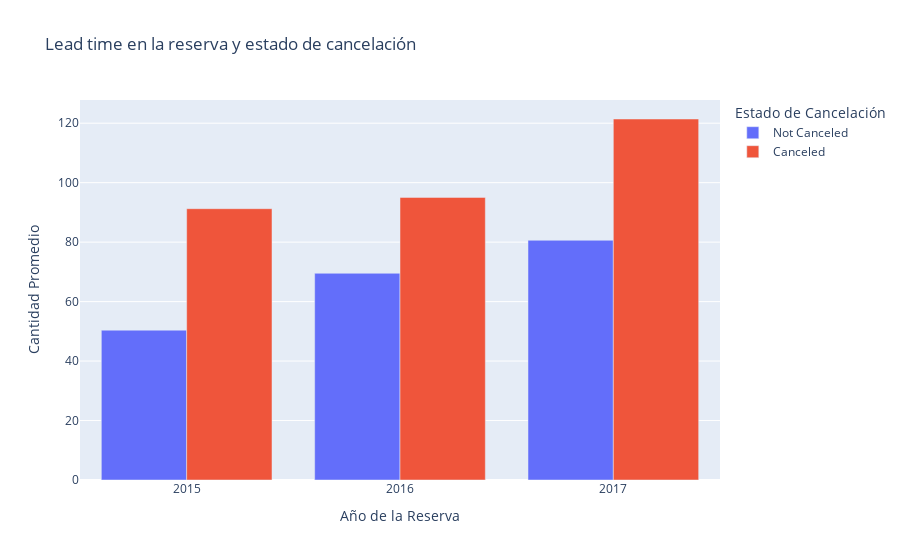

Here is the notebook cell this chart was saved with:
### Code cell
# Convert 'is_canceled' to a categorical label (e.g., "Canceled" or "Not Canceled")
grouped['cancel_status'] = grouped['is_canceled'].apply(lambda x: 'Canceled' if x == 1 else 'Not Canceled')
# Create the bar plot with separate bars for each year and cancellation status
fig = px.bar(
    grouped,
    x='arrival_date_year', 
    y='mean', 
    color='cancel_status',  # Different colors for canceled and not canceled
    title='Lead time en la reserva y estado de cancelación',
    barmode='group',  # Groups by year and cancellation status
    labels={'mean': 'Cantidad Promedio',  'arrival_date_year': 'Año de la Reserva', 'cancel_status': 'Estado de Cancelación'}
)

fig.show()

### Figure 1 — Plotly figure (JSON) as saved in the notebook; plotly's stock layout.template omitted (floating-point values rounded to 4 significant figures)
{"data": [{"alignmentgroup": "True", "hovertemplate": "Estado de Cancelación=Not Canceled<br>Año de la Reserva=%{x}<br>Cantidad Promedio=%{y}<extra></extra>", "legendgroup": "Not Canceled", "marker": {"color": "#636efa", "pattern": {"shape": ""}}, "name": "Not Canceled", "offsetgroup": "Not Canceled", "orientation": "v", "showlegend": true, "textposition": "auto", "type": "bar", "x": [2015, 2016, 2017], "xaxis": "x", "y": [50.4, 69.52, 80.62], "yaxis": "y"}, {"alignmentgroup": "True", "hovertemplate": "Estado de Cancelación=Canceled<br>Año de la Reserva=%{x}<br>Cantidad Promedio=%{y}<extra></extra>", "legendgroup": "Canceled", "marker": {"color": "#EF553B", "pattern": {"shape": ""}}, "name": "Canceled", "offsetgroup": "Canceled", "orientation": "v", "showlegend": true, "textposition": "auto", "type": "bar", "x": [2015, 2016, 2017], "xaxis": "x", "y": [91.24, 95.05, 121.4], "yaxis": "y"}], "layout": {"barmode": "group", "legend": {"title": {"text": "Estado de Cancelación"}, "tracegroupgap": 0}, "title": {"text": "Lead time en la reserva y estado de cancelación"}, "xaxis": {"anchor": "y", "domain": [0, 1], "title": {"text": "Año de la Reserva"}}, "yaxis": {"anchor": "x", "domain": [0, 1], "title": {"text": "Cantidad Promedio"}}}}
